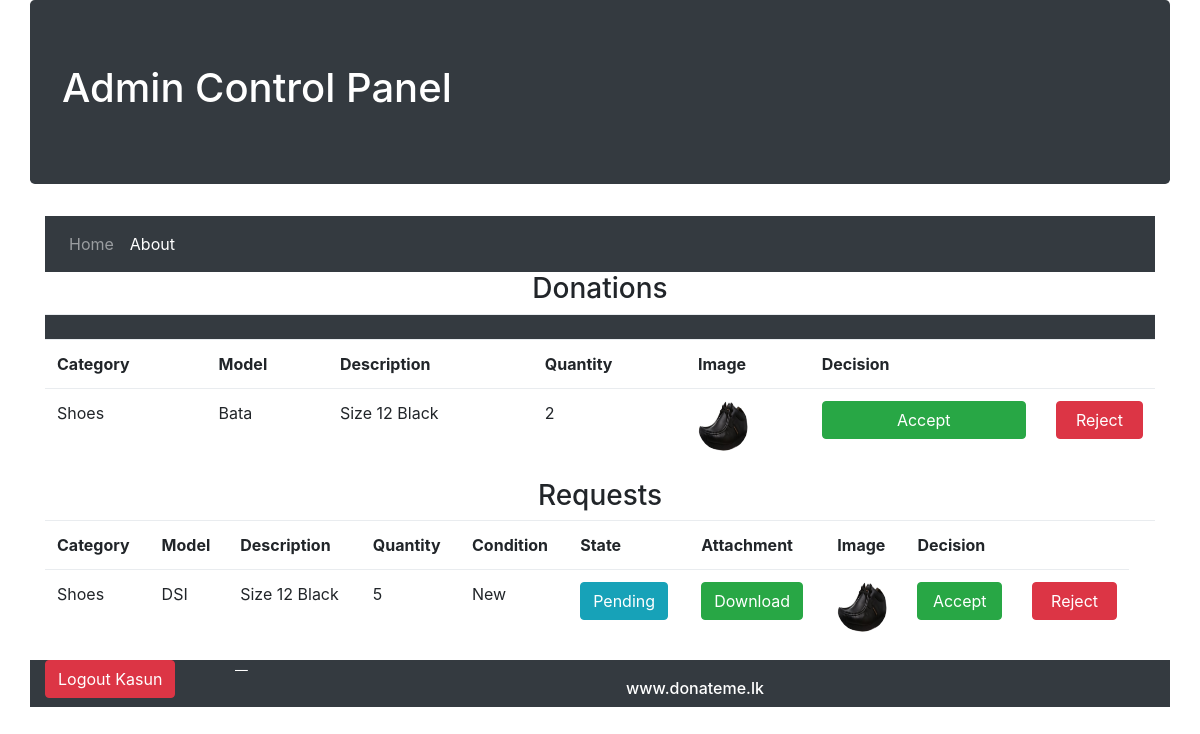
Screenshot of /Application/msd/AdminControlPanel.php (signed in) with the database file from the repository.
### tables this page shows
CREATE TABLE `item` (
  `id` int(11) NOT NULL,
  `category` varchar(64) NOT NULL,
  `model` varchar(64) NOT NULL,
  `description` varchar(512) NOT NULL,
  `quantity` int(11) NOT NULL,
  `condition` varchar(32) NOT NULL,
  `state` varchar(32) NOT NULL,
  `imageUrl` varchar(256) NOT NULL,
  `donorId` int(11) DEFAULT NULL
);

CREATE TABLE `request` (
  `id` int(11) NOT NULL,
  `state` varchar(32) NOT NULL,
  `quantity` int(11) NOT NULL,
  `itemId` int(11) NOT NULL,
  `studentId` int(11) NOT NULL,
  `letterUrl` varchar(256) NOT NULL
);

### Application/msd/system/controller/ItemController.php (called while the page is built, shortened)
<?php
class ItemController
{
    private $connection;
    function __construct() {
        $this->connection = new DBConnection();
    }
    public function getItemById($id) {
        $query = "SELECT `id`, `category`, `model`, `description`, `quantity`, `condition`, `state`, `imageUrl` FROM `item` WHERE `id`='".$id."'";
        $items = array();
        $this->connection->openConnection();
        if($result = $this->connection->executeRawQuery($query)){
            while($row = $result->fetch_array()){
                $item = new Item();
                $item->setId($row['id']);
                $item->setCategory($row['category']);
                $item->setModel($row['model']);
                $item->setDescription($row['description']);
                $item->setQuantity($row['quantity']);
                $item->setCondition($row['condition']);
                $item->setState($row['state']);
                $item->setImageUrl($row['imageUrl']);
                $items[] = $item;
            }
        }
        $this->connection->closeConnection();
        return $items[0];
    }
    public function getPendingItems() {
        $query = "SELECT `id`, `category`, `model`, `description`, `quantity`, `condition`, `state`, `imageUrl`, `donorId` FROM `item` WHERE `state`='Pending'";
        $items = array();
        $this->connection->openConnection();
        if($result = $this->connection->executeRawQuery($query)){
            while($row = $result->fetch_array()){
                $item = new Item();
                $item->setId($row['id']);
                $item->setCategory($row['category']);
                $item->setModel($row['model']);
                $item->setDescription($row['description']);
                $item->setQuantity($row['quantity']);
                $item->setCondition($row['condition']);
                $item->setState($row['state']);
                $item->setImageUrl($row['imageUrl']);
                $items[] = $item;
            }
        }
        $this->connection->closeConnection();
        return $items;
    }
}

### Application/msd/system/model/Item.php (called while the page is built, shortened)
<?php
class Item
{
    private $category;
    private $model;
    private $description;
    private $quantity;
    private $condition;
    private $imageUrl;
    public function getCategory() {
        return $this->category;
    }
    public function getModel() {
        return $this->model;
    }
    public function getDescription() {
        return $this->description;
    }
    public function getQuantity() {
        return $this->quantity;
    }
    public function getCondition() {
        return $this->condition;
    }
    public function getImageUrl() {
        return $this->imageUrl;
    }
    public function setCategory($category) {
        $this->category = $category;
    }
    public function setModel($model) {
        $this->model = $model;
    }
    public function setDescription($description) {
        $this->description = $description;
    }
    public function setQuantity($quantity) {
        $this->quantity = $quantity;
    }
    public function setCondition($condition) {
        $this->condition = $condition;
    }
    public function setImageUrl($imageUrl) {
        $this->imageUrl = $imageUrl;
    }
}

### Application/msd/system/controller/RequestController.php (called while the page is built, shortened)
<?php
class RequestController
{
    private $connection;
    function __construct() {
        $this->connection = new DBConnection();
    }
    public function getPendingRequests() {
        $query = "SELECT `id`, `state`, `quantity`, `itemId`, `studentId`, `letterUrl` FROM `request` WHERE `state`='Pending'";
        $requests = array();
        $this->connection->openConnection();
        if($result = $this->connection->executeRawQuery($query)){
            while($row = $result->fetch_array()){
                $request = new Request();
                $request->setId($row['id']);
                $request->setState($row['state']);
                $request->setQuantity($row['quantity']);
                $request->setItemId($row['itemId']);
                $request->setStudentId($row['studentId']);
                $request->setLetterUrl($row['letterUrl']);
                $requests[] = $request;
            }
        }
        $this->connection->closeConnection();
        return $requests;
    }
}

### Application/msd/system/model/Request.php (called while the page is built, shortened)
<?php
class Request
{
    private $state;
    private $itemId;
    private $letterUrl;
    public function getState() {
        return$this->state;
    }
    public function getItemId() {
        return $this->itemId;
    }
    public function getLetterUrl() {
        return $this->letterUrl;
    }
    public function setState($state) {
        $this->state = $state;
    }
    public function setItemId($itemId) {
        $this->itemId = $itemId;
    }
    public function setLetterUrl($letterUrl) {
        $this->letterUrl = $letterUrl;
    }
}

### Application/msd/AdminControlPanel.php (the view, shortened to what this page needs)
<!DOCTYPE html>
<html lang="en">
<head>
    <link href="css/bootstrap.min.css" rel="stylesheet">
</head>
<body class="container">
<div class="row jumbotron bg-dark text-white">
    <h1>Admin Control Panel</h1>
</div>
<nav class="navbar navbar-expand-sm bg-dark navbar-dark">
    <ul class="navbar-nav">
        <li class="nav-item">
            <a class="nav-link" href="index.php">Home</a>
        </li>
        <li class="nav-item active">
            <a class="nav-link" href="About.php">About</a>
        </li>
    </ul>
</nav>
<div class="row">
    <div class="col-md-12">
        <h3 align="center">Donations</h3>
        <table class="table">
            <tr class="btn-dark">
                <td colspan="7"></td>
            </tr>
            <tr>
                <th>Category</th>
                <th>Model</th>
                <th>Description</th>
                <th>Quantity</th>
                <th>Image</th>
                <th>Decision</th>
            </tr>
            <?php
            $itemController = new ItemController();
            $items = $itemController->getPendingItems();
            if(count($items) > 0) {
                foreach ($items as $item) {
                    echo '<tr>';
                    echo "<td>".$item->getCategory()."</td>";
                    echo "<td>".$item->getModel()."</td>";
                    echo "<td>".$item->getDescription()."</td>";
                    echo "<td>".$item->getQuantity()."</td>";
                    echo "<td><img class='rounded-circle' src='".$item->getImageUrl()."' style='width:50px;height:50px;'></td>";
                    ?>
                    <td>
                        <div class="row">
                            <div class="col-md-8">
                                <form action="php/ApproveItem.php" method="post">
                                    <input type="submit" value="Accept" class="btn btn-success col-md-12">
                                </form>
                            </div>
                            <div class="col-md-4">
                                <form action="php/RejectItem.php" method="post">
                                    <input type="submit" value="Reject" class="btn btn-danger col-md-12">
                                </form>
                            </div>
                        </div>
                    </td>
                    <?php
                    echo '</tr>';
                }
                echo '</table>';
            }
            ?>
    </div>
</div>
<div class="row">
    <div class="col-md-12">
        <h3 align="center">Requests</h3>
        <table class="table">
            <tr>
                <th>Category</th>
                <th>Model</th>
                <th>Description</th>
                <th>Quantity</th>
                <th>Condition</th>
                <th>State</th>
                <th>Attachment</th>
                <th>Image</th>
                <th>Decision</th>
                <th></th>
            </tr>
            <?php
            $requestController = new RequestController();
            $itemController = new ItemController();
            $requests = $requestController->getPendingRequests();
            foreach ($requests as $request) {
                echo "<tr>";
                $item = $itemController->getItemById($request->getItemId());
                echo "<td>".$item->getCategory()."</td>";
                echo "<td>".$item->getModel()."</td>";
                echo "<td>".$item->getDescription()."</td>";
                echo "<td>".$item->getQuantity()."</td>";
                echo "<td>".$item->getCondition()."</td>";
                if($request->getState() == 'Pending') {
                    echo "<td><a class='btn btn-info text-white'>".$request->getState()."</a></td>";
                } elseif ($request->getState() == 'Approved') {
                    echo "<td><a class='btn btn-success text-white'>".$request->getState()."</a></td>";
                } elseif ($request->getState() == 'Rejected') {
                    echo "<td><a class='btn btn-danger text-white'>".$request->getState()."</a></td>";
                } else {
                    echo "<td><a class='btn btn-info text-white'>".$request->getState()."</a></td>";
                }
                echo "<td><a href='".$request->getLetterUrl()."' class='btn btn-success'>Download</a></td>";
                echo "<td><img class='rounded-circle' src='".$item->getImageUrl()."' style='width:50px;height:50px;'></td>";
                ?>
                <td>
                    <div class="row">
                        <div class="col-md-6">
                            <form action="php/ApproveRequest.php" method="post">
                                <input type="submit" value="Accept" class="btn btn-success col-md-12">
                            </form>
                        </div>
                        <div class="col-md-6">
                            <form action="php/RejectRequest.php" method="post">
                                <input type="submit" value="Reject" class="btn btn-danger col-md-12">
                            </form>
                        </div>
                    </div>
                </td>
                <?php
                echo "</tr>";
            }
            ?>
        </table>
    </div>
</div>
<div class="row">
    <div class="col-md-2 bg-dark">
        <a href="php/Logout.php" class="btn btn-danger"><?php echo "Logout ".$_SESSION['name']; ?></a>
    </div>
    <div class="col-md-10 blockquote-footer bg-dark text-white">
        <h6 align="center"> www.donateme.lk </h6>
    </div>
</div>
</body>
</html>

### rows the page displays
item: category "Shoes", model "Bata", description "Size 12 Black", quantity "2", imageUrl (picture)
request: itemId.category "Shoes", itemId.model "DSI", itemId.description "Size 12 Black", itemId.quantity "5", itemId.condition "New", state "Pending", itemId.imageUrl (picture)

### other values shown
$_SESSION['name'] "Kasun"
